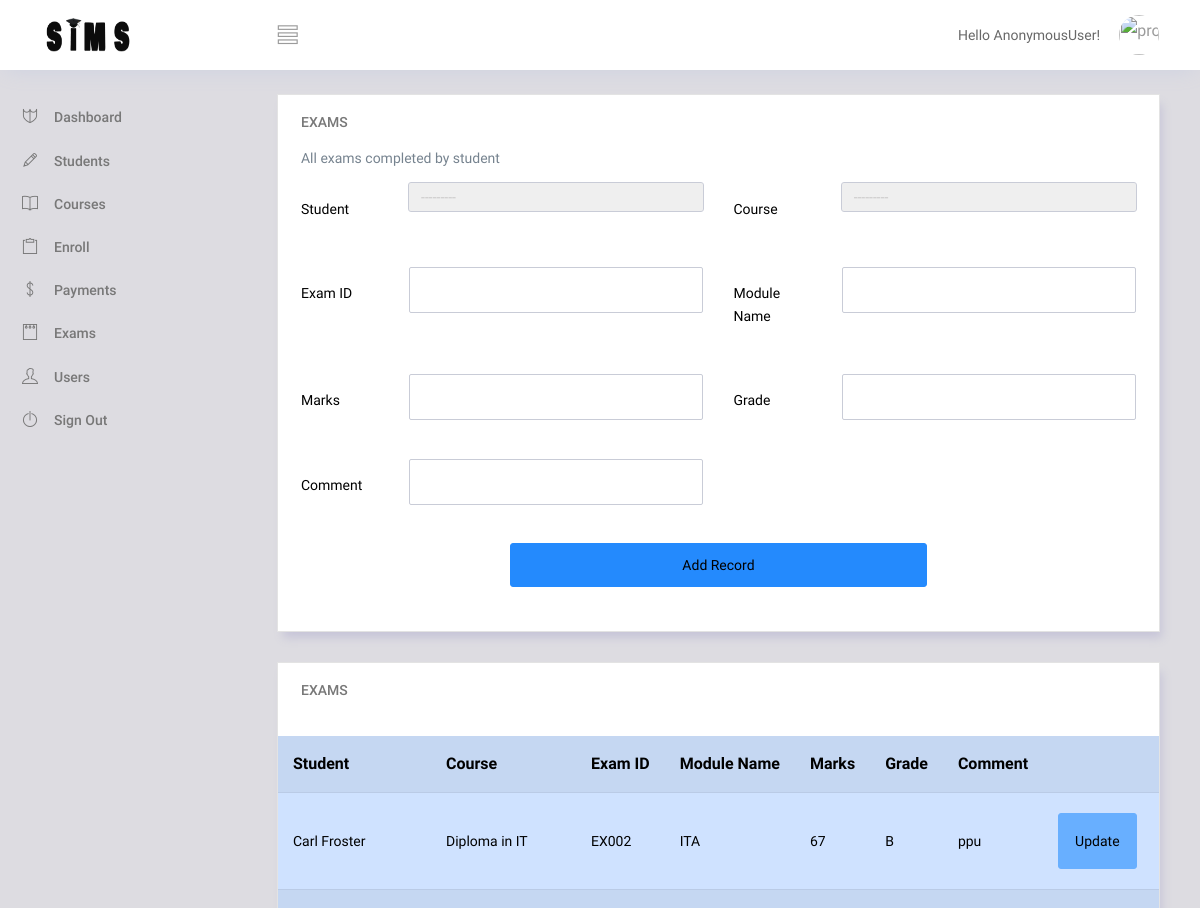
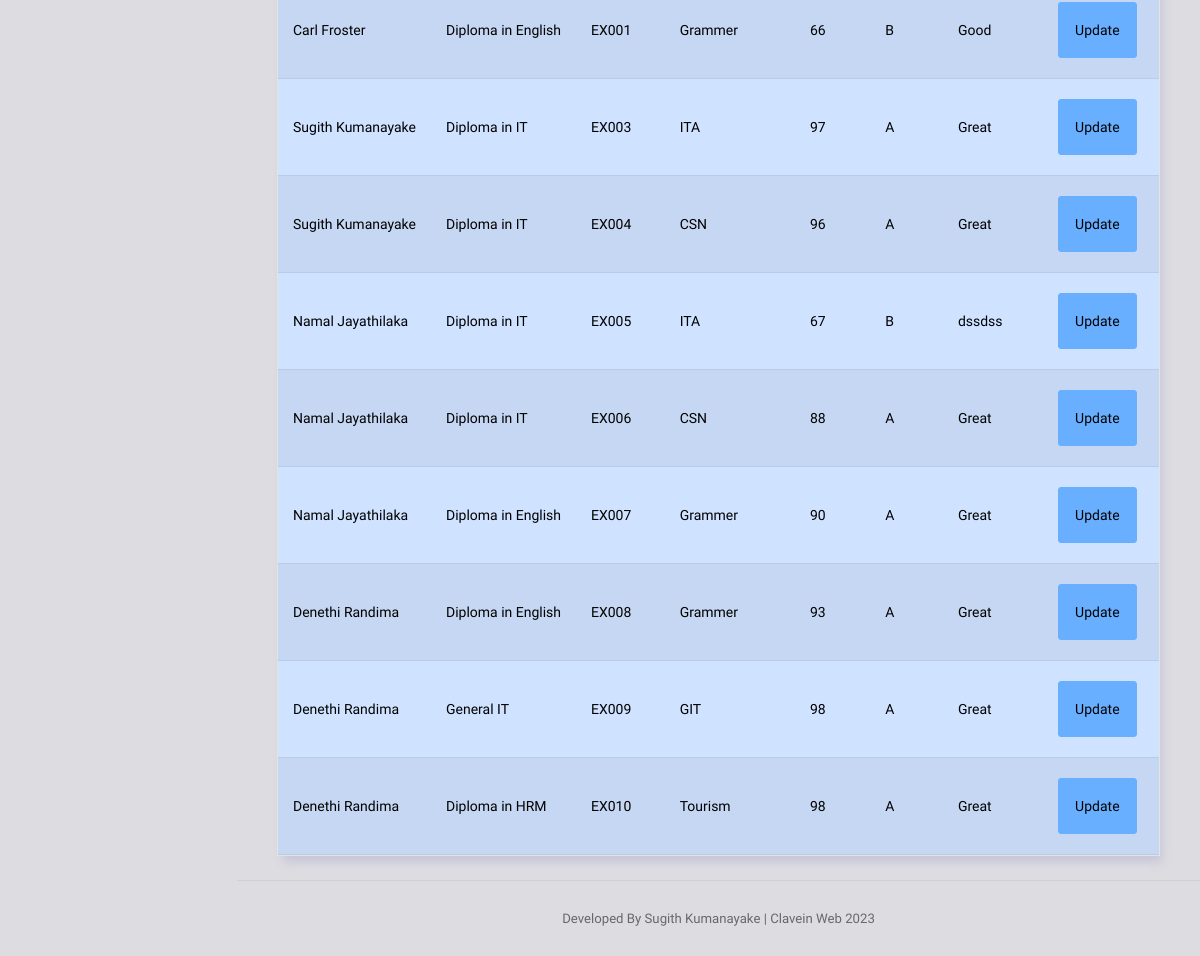
Page /exam/ on the committed database (2 pictures, top to bottom).
### sims_app/models.py (models this page shows)
class Exam(models.Model):
    student = models.ForeignKey(Student, null=True, on_delete= models.CASCADE)
    course = models.ForeignKey(Course, null=True, on_delete= models.CASCADE)
    exam_id = models.CharField(max_length=10, null=True, unique=True)
    module = models.CharField(max_length=25, null=True)
    marks = models.IntegerField(null=True)
    grade = models.CharField(max_length=1, null=True)
    comment = models.CharField(max_length=80, null=True)

class Student(models.Model):
    gender_lookup = (('Male','Male'),('Female','Female'))
    sid = models.CharField(primary_key = True, max_length=10)
    fname = models.CharField(max_length=100, null=True)
    lname = models.CharField(max_length=100, null=True)
    bdate = models.DateField(null=True)
    gender = models.CharField(max_length=10, null=True, choices=gender_lookup)
    mobile = models.CharField(max_length=10, null=True)
    other_phone = models.CharField(max_length=10, null=True, blank=True)
    email = models.CharField(max_length=50, null=True)
    address = models.CharField(max_length=100, null=True)
    profile_pic = models.ImageField(null=True, blank=True)
    def __str__(self):
        return self.fname + " " + self.lname

class Course(models.Model):
    ctype_lookup = (('Weekday','Weekday'),('Weekend','Weekend'))
    medium_lookup = (('Sinhala','Sinhala'),('English','English'),('Tamil','Tamil'))
    cid = models.CharField(primary_key = True, max_length=10)
    cname = models.CharField(max_length=50, null=True)
    duration = models.IntegerField(null=True)
    ctype = models.CharField(max_length=10, null=True, choices=ctype_lookup)
    fee = models.IntegerField(null=True)
    medium = models.CharField(max_length=50, null=True, choices=medium_lookup)
    def __str__(self):
        return self.cname

### sims_app/views.py (the view)
# urls.py: path('exam/', create_exam_page, name='exam'),
def create_exam_page(request):
    exam_records = Exam.objects.all()
    form = CreateExamForm()
    if request.method == "POST":
        form = CreateExamForm(request.POST)
        if form.is_valid():
            form.save()
            return redirect('exam')
    context = {'form':form, 'exam_records':exam_records}
    return render(request,'sims_app/exam.html',context)

### sims_app/forms.py
class CreateExamForm(ModelForm):
    class Meta:
        model = Exam
        fields = '__all__'
        widgets = {
            'student': forms.Select(attrs={'class': 'form-control'}),
            'course': forms.Select(attrs={'class': 'form-control'}),
            'exam_id': forms.TextInput(attrs={'class': 'form-control'}),
            'module': forms.TextInput(attrs={'class': 'form-control'}),
            'marks': forms.NumberInput(attrs={'class': 'form-control'}),
            'grade': forms.TextInput(attrs={'class': 'form-control'}),
            'comment': forms.TextInput(attrs={'class': 'form-control'}),
        }

### sims_app/templates/sims_app/exam.html (shortened to what this page needs)
{% extends 'sims_app/base.html' %}
{% load static %}
{% block  content %}
<div class="main-panel">
  <div class="content-wrapper">
    <div class="row">
      <div class="col-12 grid-margin stretch-card">
        <div class="card">
          <div class="card-body">
            <h4 class="card-title">Exams</h4>
            <form class="form-sample" method="POST">
              <p class="card-description" >
                All exams completed by student
              </p>
              <div class="row">
                <div class="col-md-6">
                    <div class="form-group row">
                      <label class="col-sm-3 col-form-label">Student</label>
                      <div class="col-sm-9">
                         {{form.student}}
                      </div>
                    </div>
                  </div>
                  <div class="col-md-6">
                    <div class="form-group row">
                      <label class="col-sm-3 col-form-label">Course</label>
                      <div class="col-sm-9">
                        {{form.course}}
                      </div>
                    </div>
                  </div>
                </div>
                <div class="row">
                  <div class="col-md-6">
                    <div class="form-group row">
                      <label class="col-sm-3 col-form-label">Exam ID</label>
                      <div class="col-sm-9">
                      {{form.exam_id}}
                    </div>
                  </div>
                </div>
                <div class="col-md-6">
                  <div class="form-group row">
                    <label class="col-sm-3 col-form-label">Module Name</label>
                    <div class="col-sm-9">
                      {{form.module}}
                    </div>
                  </div>
                </div>
              </div>
              <div class="row">
                <div class="col-md-6">
                  <div class="form-group row">
                    <label class="col-sm-3 col-form-label">Marks</label>
                    <div class="col-sm-9">
                      {{form.marks}}
                    </div>
                  </div>
                </div>
                <div class="col-md-6">
                  <div class="form-group row">
                    <label class="col-sm-3 col-form-label">Grade</label>
                    <div class="col-sm-9">
                      {{form.grade}}
                    </div>
                  </div>
                </div>
              </div>
              <div class="row">
              <div class="col-md-6">
                <div class="form-group row">
                  <label class="col-sm-3 col-form-label">Comment</label>
                  <div class="col-sm-9">
                    {{form.comment}}
                  </div>
                </div>
              </div>
            </div>
            <div class="d-grid gap-2 col-6 mx-auto">
              <button type="submit" class="btn btn-primary mb-2">Add Record</button>
            </div>
        </form>
      </div>
    </div>
  </div>
      <div class="col-md-12">
        <div class="card">
          <div class="col-md-12">
            <div class="card-body">
              <h5 class="card-title"> Exams </h5>
            </div>
            <div class="table-responsive ">
              <table class="table table-primary table-striped">
                  <tr>
                          <th> Student </th>
                          <th> Course </th>
                          <th> Exam ID </th>
                          <th> Module Name </th>
                          <th> Marks </th>
                          <th> Grade </th>
                          <th> Comment </th>
                          <th></th>
                          <th></th>
                  </tr>
                  {% for i in exam_records %}
                  <tr>
                      <td> {{i.student}} </td>
                      <td> {{i.course}} </td>
                      <td> {{i.exam_id}} </td>
                      <td> {{i.module}} </td>
                      <td> {{i.marks}} </td>
                      <td> {{i.grade}} </td>
                      <td> {{i.comment}} </td>
                      <td> <a class="btn btn-sm btn-info" href="{% url 'update_exam' i.id %}"> Update </a> </td>
					            <td> <a class="btn btn-sm btn-danger" href="{% url 'delete_exam' i.id %}"> Delete </a> </td>
                  </tr>
                  {% endfor %}
              </table>
            </div>
          </div>
        </div>
      </div>
    </div>
  </div>
{% endblock  %}

### rows in the picture
Exam: student "Carl Froster", course "Diploma in IT", exam_id "EX002", module "ITA", marks "67", grade "B", comment "ppu"
Exam: student "Carl Froster", course "Diploma in English", exam_id "EX001", module "Grammer", marks "66", grade "B", comment "Good"
Exam: student "Sugith Kumanayake", course "Diploma in IT", exam_id "EX003", module "ITA", marks "97", grade "A", comment "Great"
Exam: student "Sugith Kumanayake", course "Diploma in IT", exam_id "EX004", module "CSN", marks "96", grade "A", comment "Great"
Exam: student "Namal Jayathilaka", course "Diploma in IT", exam_id "EX005", module "ITA", marks "67", grade "B", comment "dssdss"
Exam: student "Namal Jayathilaka", course "Diploma in IT", exam_id "EX006", module "CSN", marks "88", grade "A", comment "Great"
Exam: student "Namal Jayathilaka", course "Diploma in English", exam_id "EX007", module "Grammer", marks "90", grade "A", comment "Great"
Exam: student "Denethi Randima", course "Diploma in English", exam_id "EX008", module "Grammer", marks "93", grade "A", comment "Great"
Exam: student "Denethi Randima", course "General IT", exam_id "EX009", module "GIT", marks "98", grade "A", comment "Great"
Exam: student "Denethi Randima", course "Diploma in HRM", exam_id "EX010", module "Tourism", marks "98", grade "A", comment "Great"

### other values in the picture
{{ request.user }} "AnonymousUser"
